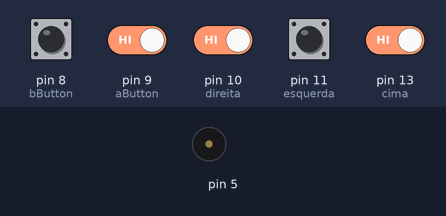
A sketch run on a simulated Arduino Uno, built with avr-gcc and run on an emulated ATmega328P. On the bench: buzzer (waves = sounding). The test bench sets the inputs (shaded band); at power-on: pin 8 (bButton), pin 9 (aButton), pin 10 (direita), pin 11 (esquerda), pin 13 (cima) HIGH.

Above: at 1.2 s.
1.3 s: pin 8 (bButton) pulled LOW for 0.15 s
2.9 s: pin 8 (bButton) driven LOW and pin 9 (aButton) driven LOW
5.9 s: pin 9 (aButton) driven HIGH
8.9 s: pin 10 (direita) driven LOW and pin 13 (cima) driven LOW
Timing chart, 0 to 12.9 s (numbered marks = the images above; inputs shaded):
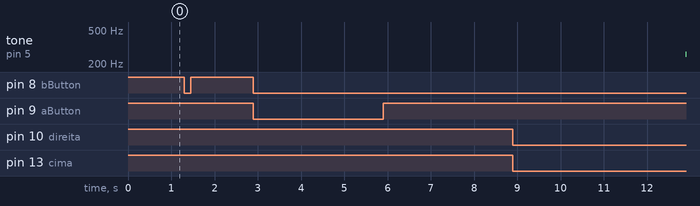

Measured:
- after the input at 8.9 s, tone on pin 5: silent → 261 Hz after 4.0 s

The sketch:

fabricioOcarina.ino
```cpp
#define cima 13
#define baixo 12
#define esquerda 11
#define direita 10
#define aButton 9
#define bButton 8

void setup() {
  // put your setup code here, to run once:
  pinMode(cima, INPUT_PULLUP);
  pinMode(baixo, INPUT_PULLUP);
  pinMode(esquerda, INPUT_PULLUP);
  pinMode(direita, INPUT_PULLUP);
  pinMode(aButton, INPUT_PULLUP);
  pinMode(bButton, INPUT_PULLUP);
  pinMode(5, OUTPUT);
}

void loop() {
    if(digitalRead(cima) == LOW){
      tone(5, 261);
      noTone(5);
    }
    else if(digitalRead(direita) == LOW){
      tone(5, 293);
      noTone(5);
    }
    else if(digitalRead(esquerda) == LOW){
      tone(5, 329);
      noTone(5);
    }
    else if(digitalRead(direita) == LOW){
      tone(5, 349);
      noTone(5);
    }
    else if(digitalRead(aButton) == LOW){
      tone(5, 392);
      noTone(5);
    }
    else if(digitalRead(bButton) == LOW){
      tone(5, 429);
      noTone(5);
    }
  // put your main code here, to run repeatedly:

}
```
